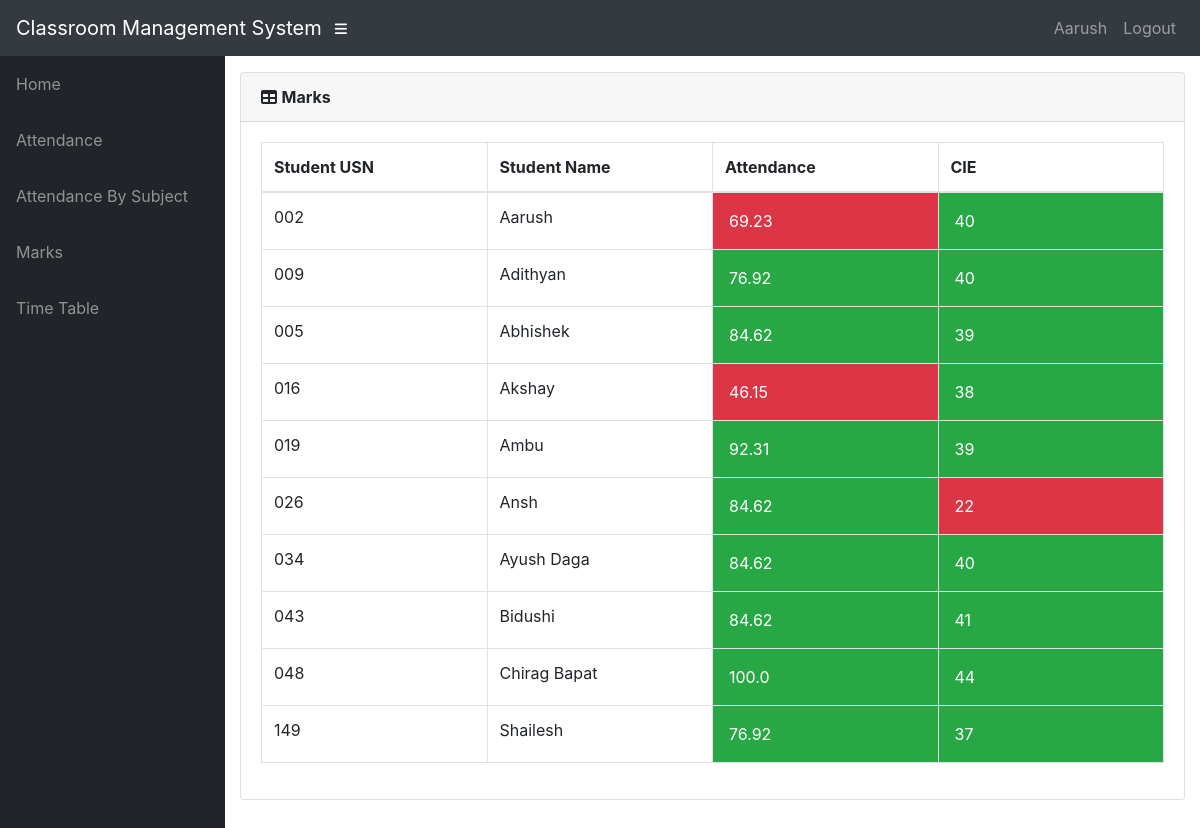
The app's page /teacher/1/Report/ (signed in) with its own data.
### info/models.py (models this page shows, shortened)
class User(AbstractUser):
    @property
    def is_student(self):
        if hasattr(self, 'student'):
            return True
        return False

class Student(models.Model):
    user = models.OneToOneField(User, on_delete=models.CASCADE, null=True)
    class_id = models.ForeignKey(Class, on_delete=models.CASCADE, default=1)
    USN = models.CharField(primary_key='True', max_length=100)
    name = models.CharField(max_length=200)
    sex = models.CharField(max_length=50, choices=sex_choice, default='Male')
    DOB = models.DateField(default='1998-01-01')
    def __str__(self):
        return self.name

class StudentCourse(models.Model):
    student = models.ForeignKey(Student, on_delete=models.CASCADE)
    course = models.ForeignKey(Course, on_delete=models.CASCADE)
    class Meta:
        unique_together = (('student', 'course'),)
        verbose_name_plural = 'Marks'
    def get_cie(self):
        marks_list = self.marks_set.all()
        m = []
        for mk in marks_list:
            m.append(mk.marks1)
        cie = math.ceil(sum(m[:5])/2)
        return cie
    def get_attendance(self):
        a = AttendanceTotal.objects.get(student=self.student, course=self.course)
        return a.attendance

class Course(models.Model):
    dept = models.ForeignKey(Dept, on_delete=models.CASCADE)
    id = models.CharField(primary_key='True', max_length=50)
    name = models.CharField(max_length=50)
    shortname = models.CharField(max_length=50, default='X')
    def __str__(self):
        return self.name

class AttendanceTotal(models.Model):
    course = models.ForeignKey(Course, on_delete=models.CASCADE)
    student = models.ForeignKey(Student, on_delete=models.CASCADE)
    class Meta:
        unique_together = (('student', 'course'),)
    @property
    def attendance(self):
        stud = Student.objects.get(name=self.student)
        cr = Course.objects.get(name=self.course)
        total_class = Attendance.objects.filter(course=cr, student=stud).count()
        att_class = Attendance.objects.filter(course=cr, student=stud, status='True').count()
        if total_class == 0:
            attendance = 0
        else:
            attendance = round(att_class / total_class * 100, 2)
        return attendance

class Marks(models.Model):
    studentcourse = models.ForeignKey(StudentCourse, on_delete=models.CASCADE)
    name = models.CharField(max_length=50, choices=test_name, default='CIE 1')
    marks1 = models.IntegerField(default=0, validators=[MinValueValidator(0), MaxValueValidator(100)])
    class Meta:
        unique_together = (('studentcourse', 'name'),)

### info/views.py (the view)
# urls.py: path('teacher/<int:assign_id>/Report/', views.t_report, name='t_report'),
@login_required()
def t_report(request, assign_id):
    ass = get_object_or_404(Assign, id=assign_id)
    sc_list = []
    for stud in ass.class_id.student_set.all():
        a = StudentCourse.objects.get(student=stud, course=ass.course)
        sc_list.append(a)
    return render(request, 'info/t_report.html', {'sc_list': sc_list})

### info/templates/info/t_report.html
{% extends 'info/base.html' %}
    {% load static %}
    {% block content %}
                  <div class="card mb-3">
            <div class="card-header">
              <i class="fas fa-table"></i>
            <b>Marks</b></div>
            <div class="card-body">
              <div class="table-responsive">
                <table class="table table-bordered" id="dataTable" width="100%" cellspacing="0">
                  <thead>
                    <tr>
                        <th style="width: 25%">Student USN</th>
                        <th style="width: 25%">Student Name</th>
                        <th style="width: 25%">Attendance</th>
                        <th style="width: 25%">CIE</th>
                  </thead>
                  <tbody>
                    {% for sc in sc_list %}
                    <tr>
                        <td>{{ sc.student_id }}</td>
                        <td>{{ sc.student.name }}</td>
                        {% if sc.get_attendance < 75 %}
                            <td class="p-3 mb-2 bg-danger text-white">{{ sc.get_attendance }}</td>
                        {% else %}
                            <td class="p-3 mb-2 bg-success text-white">{{ sc.get_attendance }}</td>
                        {% endif %}
                        {% if sc.get_cie < 25 %}
                            <td class="p-3 mb-2 bg-danger text-white">{{ sc.get_cie }}</td>
                        {% else %}
                            <td class="p-3 mb-2 bg-success text-white">{{ sc.get_cie }}</td>
                        {% endif %}
                    </tr>
                    {% empty %}
                            <p>student has no courses</p>
                    {% endfor %}
                  </tbody>
                </table>
              </div>
            </div>
          </div>
    {% endblock %}

### info/templates/info/base.html (shortened to what this page needs)
<!DOCTYPE html>
<html lang="en">
  <head>
      {% load static %}
    <link href="{% static '/info/bootstrap/vendor/bootstrap/css/bootstrap.min.css' %}" rel="stylesheet">
    <link href="{% static '/info/bootstrap/vendor/fontawesome-free/css/all.min.css' %}" rel="stylesheet" type="text/css">
    <link href="{% static '/info/bootstrap/vendor/datatables/dataTables.bootstrap4.css' %}" rel="stylesheet">
    <link href="{% static '/info/bootstrap/css/sb-admin.css' %}" rel="stylesheet">
  </head>
  <body id="page-top">
    <nav class="navbar navbar-expand navbar-dark bg-dark static-top">
      <a class="navbar-brand mr-1" href="{% url 'index' %}">Classroom Management System</a>
      <button class="btn btn-link btn-sm text-white order-1 order-sm-0" id="sidebarToggle" href="#">
        <i class="fas fa-bars"></i>
      </button>
        <div class="collapse navbar-collapse" id="navbarResponsive">
          <ul class="navbar-nav ml-auto">
            <li class="nav-item">
                {% if request.user.is_student %}
                    <a class="nav-link text-capitalize">{{ request.user.student.name }}</a>
                {% elif request.user.is_teacher %}
                    <a class="nav-link text-capitalize">{{ request.user.teacher.name }}</a>
                {% endif %}
            </li>
            <li class="nav-item">
                <a class="nav-link" href="#" data-toggle="modal" data-target="#logoutModal">Logout</a>
            </li>
          </ul>
        </div>
    </nav>
    <div id="wrapper">
      <ul class="sidebar navbar-nav">
            <li class="nav-item">
              <a class="nav-link" href="{% url 'index' %}">
                <span>Home</span>
              </a>
            </li>
        {% if request.user.is_student %}
            <li class="nav-item">
              <a class="nav-link" href="{% url 'attendance' request.user.student.USN %}">
                <span>Attendance</span>
              </a>
            </li>
            <li class="nav-item">
              <a class="nav-link" href="{% url 'attendance' request.user.student.USN %}">
                <span>Attendance By Subject</span>
              </a>
            </li>
            <li class="nav-item">
              <a class="nav-link" href="{% url 'marks_list' request.user.student.USN %}">
                <span>Marks</span>
              </a>
            </li>
              <li class="nav-item">
              <a class="nav-link" href="{% url 'timetable' request.user.student.class_id_id %}">
                <span>Time Table</span>
              </a>
            </li>
        {% endif %}
      </ul>
      <div id="content-wrapper">
        <div class="container-fluid">
            {% block content %}
            {% endblock %}
        </div>
      </div>
    </div>
  </body>
</html>

### records on screen
User: user.student.name "Aarush"
StudentCourse: student_id "002", student.name "Aarush", get_attendance "69.23", get_cie "40"
StudentCourse: student_id "009", student.name "Adithyan", get_attendance "76.92", get_cie "40"
StudentCourse: student_id "005", student.name "Abhishek", get_attendance "84.62", get_cie "39"
StudentCourse: student_id "016", student.name "Akshay", get_attendance "46.15", get_cie "38"
StudentCourse: student_id "019", student.name "Ambu", get_attendance "92.31", get_cie "39"
StudentCourse: student_id "026", student.name "Ansh", get_attendance "84.62", get_cie "22"
StudentCourse: student_id "034", student.name "Ayush Daga", get_attendance "84.62", get_cie "40"
StudentCourse: student_id "043", student.name "Bidushi", get_attendance "84.62", get_cie "41"
StudentCourse: student_id "048", student.name "Chirag Bapat", get_attendance "100.0", get_cie "44"
StudentCourse: student_id "149", student.name "Shailesh", get_attendance "76.92", get_cie "37"
